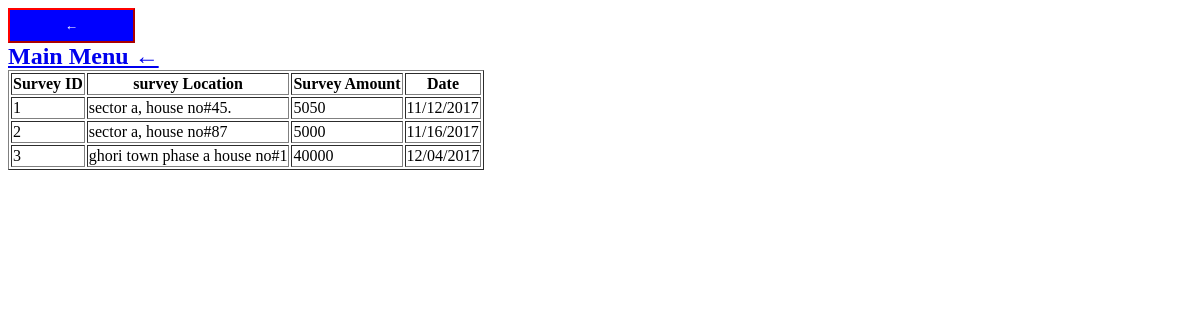
Page /pages1/action_searchmonthlysurvey.php on the committed database.
### tables this page shows
CREATE TABLE IF NOT EXISTS `survey` (
  `survey_Id` int(11) NOT NULL AUTO_INCREMENT,
  `survey_location` varchar(110) NOT NULL,
  `survey_amount` varchar(12) NOT NULL,
  `survey_date` varchar(15) NOT NULL,
  PRIMARY KEY (`survey_Id`)
);

### pages1/action_searchmonthlysurvey.php (the view, shortened to what this page needs)
   <head>
    </head>
    <?php
       $conn = mysqli_connect('localhost', 'huzaifa8580', 'huzaifa', 'rehman1');
               $sql = "SELECT *FROM survey where survey_date like '%".$_POST['survey_date']."%'" ;
        $result = $conn->query($sql);
         echo "<table border='1'>
<tr>
<th>Survey ID</th>
<th>survey Location</th>
<th>Survey Amount</th>
<th>  Date  </th>
</tr>";
            while($row = $result->fetch_assoc()) {
             echo "<tr>";
                echo "<td>" . $row['survey_Id'] . "</td>";
   echo "<td>" . $row['survey_location'] . "</td>";
   echo "<td>" . $row['survey_amount'] . "</td>";
    echo "<td>" . $row['survey_date'] . "</td>";
}
    ?>
    <body style="background-image: url('3d4094302fcbe09bea847b8cf9c4c3bd.png'); background-attachment: fixed; height: 42px; width: 1058px;">
	 <a class="auto-style5" href="search_eventmonthlysurvey.php"><strong><span class="auto-style6">
	 <input class="auto-style7" style="border-bottom-color: #FF0000; border-color: #FF0000; width: 127px; height: 35px; background-color: #0000FF;" type="button" value="&#8592;"></span></strong></a><br>
		<span class="auto-style1"><strong><a href="./index1.php">Main Menu &#8592;</a></strong></span>

### pages1/action_searchmonthlysurvey.php (style rules this page uses)
.auto-style1 { color: #FF0000; font-size: x-large; }
.auto-style5 { text-decoration: none; }
.auto-style6 { border-bottom-color: #0000FF; border-color: #0000FF; font-size: xx-large; border-left-color: #0000FF; border-right-color: #0000FF; border-top-color: #0000FF; }
.auto-style7 { color: #FFFFFF; font-weight: bold; background-color: #0000FF; }

### rows in the picture
survey: survey_Id "1", survey_location "sector a, house no#45.", survey_amount "5050", survey_date "11/12/2017"
survey: survey_Id "2", survey_location "sector a, house no#87", survey_amount "5000", survey_date "11/16/2017"
survey: survey_Id "3", survey_location "ghori town phase a house no#1", survey_amount "40000", survey_date "12/04/2017"
